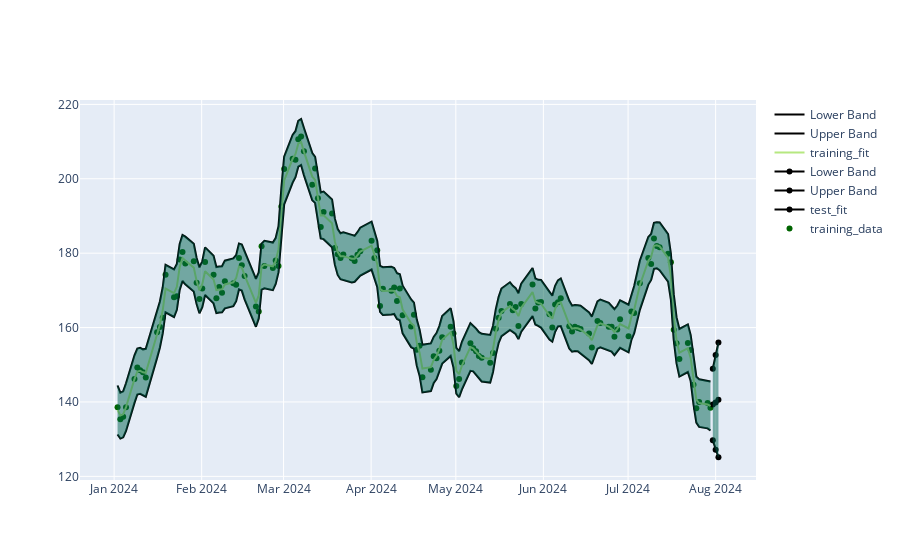

Notebook code for this chart:
### Code cell
dataset_index = -1
btest.create_backtest_data(
    datetime(year=2024, month=1, day=1),
    datetime(year=2024, month=7, day=31), 
    ql.Date(2,8,2024),store_prices=True
)
from src.kata_models.GaussianProcessModel import RegressionModel

btest.fit_model(dataset_index, lambda x,y: RegressionModel(x,y))

yfit, ysigma = btest.predict(dataset_index) 
test_yfit , lower, upper = btest.create_bands(yfit, ysigma)
training_f, lower_f, upper_f = btest.training_bands(dataset_index)



prediction_markers = go.Scatter(x=btest.prediction_data[dataset_index], 
                            y=btest.prediction_data_price[dataset_index], 
                            mode='markers',
                            marker=dict(color='red'),
                            name='test_data')

training_markers = go.Scatter(x=btest.data[dataset_index][0], 
                              y = btest.data[dataset_index][1],
                            mode='markers',
                            marker=dict(color='darkgreen'),
                            name='training_data')

xt = btest.prediction_data[dataset_index]
bands = [
go.Scatter(x=xt, y=test_yfit, line=dict(color='black', width=2), name='test_fit'),
go.Scatter(x=xt, y=upper, line=dict(color='black', width=2), name='Upper Band'),
go.Scatter(x=xt, y=lower, line=dict(color='black', width=2), name='Lower Band'),
go.Scatter(x=xt, y=upper, fill=None, mode='lines', line=dict(color='rgba(0,100,80,0.2)'), showlegend=False),
go.Scatter(x=xt, y=lower, fill='tonexty', mode='lines', line=dict(color='rgba(0,100,80,0.2)'), showlegend=False),
]

x = btest.data[dataset_index][0]
training_fit_bands = [
go.Scatter(x=x, y=training_f, name='training_fit'),
go.Scatter(x=x, y=upper_f, line=dict(color='black', width=2), name='Upper Band'),
go.Scatter(x=x, y=lower_f, line=dict(color='black', width=2), name='Lower Band'),
go.Scatter(x=x, y=upper_f, fill=None, mode='lines', line=dict(color='rgba(0,100,80,0.2)'), showlegend=False),
go.Scatter(x=x, y=lower_f, fill='tonexty', mode='lines', line=dict(color='rgba(0,100,80,0.2)'), showlegend=False),
] 


fig = go.Figure([prediction_markers, training_markers, *bands, *training_fit_bands])

fig.show()

### Figure 1 — Plotly figure (JSON) as saved in the notebook; plotly's stock layout.template omitted (floating-point values rounded to 4 significant figures; data arrays with more than 128 entries replaced by an {"elided": "..."} marker saying what was removed)
{"data": [{"marker": {"color": "red"}, "mode": "markers", "name": "test_data", "type": "scatter", "x": ["2024-07-31T00:00:00", "2024-08-01T00:00:00", "2024-08-02T00:00:00"], "y": []}, {"marker": {"color": "darkgreen"}, "mode": "markers", "name": "training_data", "type": "scatter", "x": {"elided": "145 str values"}, "y": {"elided": "145 float values"}}, {"line": {"color": "black", "width": 2}, "name": "test_fit", "type": "scatter", "x": ["2024-07-31T00:00:00", "2024-08-01T00:00:00", "2024-08-02T00:00:00"], "y": [139.3, 139.9, 140.6]}, {"line": {"color": "black", "width": 2}, "name": "Upper Band", "type": "scatter", "x": ["2024-07-31T00:00:00", "2024-08-01T00:00:00", "2024-08-02T00:00:00"], "y": [148.9, 152.6, 156.0]}, {"line": {"color": "black", "width": 2}, "name": "Lower Band", "type": "scatter", "x": ["2024-07-31T00:00:00", "2024-08-01T00:00:00", "2024-08-02T00:00:00"], "y": [129.7, 127.2, 125.1]}, {"line": {"color": "rgba(0,100,80,0.2)"}, "mode": "lines", "showlegend": false, "type": "scatter", "x": ["2024-07-31T00:00:00", "2024-08-01T00:00:00", "2024-08-02T00:00:00"], "y": [148.9, 152.6, 156.0]}, {"fill": "tonexty", "line": {"color": "rgba(0,100,80,0.2)"}, "mode": "lines", "showlegend": false, "type": "scatter", "x": ["2024-07-31T00:00:00", "2024-08-01T00:00:00", "2024-08-02T00:00:00"], "y": [129.7, 127.2, 125.1]}, {"name": "training_fit", "type": "scatter", "x": {"elided": "145 str values"}, "y": {"elided": "145 float values"}}, {"line": {"color": "black", "width": 2}, "name": "Upper Band", "type": "scatter", "x": {"elided": "145 str values"}, "y": {"elided": "145 float values"}}, {"line": {"color": "black", "width": 2}, "name": "Lower Band", "type": "scatter", "x": {"elided": "145 str values"}, "y": {"elided": "145 float values"}}, {"line": {"color": "rgba(0,100,80,0.2)"}, "mode": "lines", "showlegend": false, "type": "scatter", "x": {"elided": "145 str values"}, "y": {"elided": "145 float values"}}, {"fill": "tonexty", "line": {"color": "rgba(0,100,80,0.2)"}, "mode": "lines", "showlegend": false, "type": "scatter", "x": {"elided": "145 str values"}, "y": {"elided": "145 float values"}}], "layout": {}}
